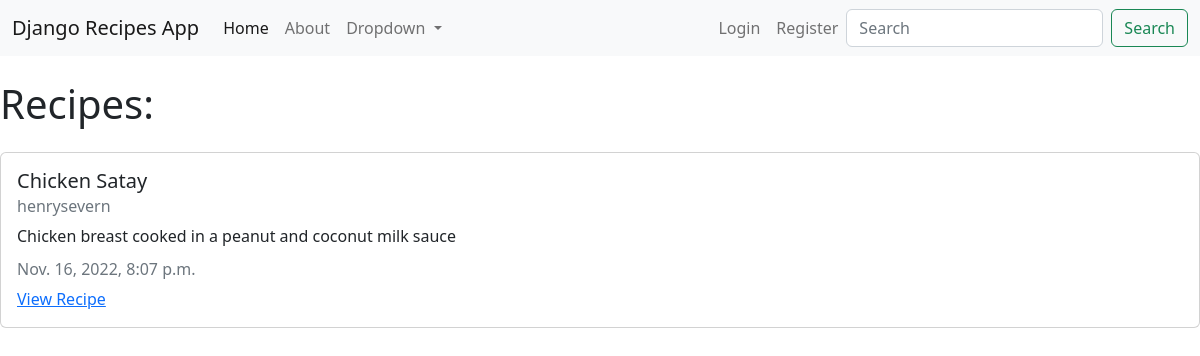
Before: / with the older database file.
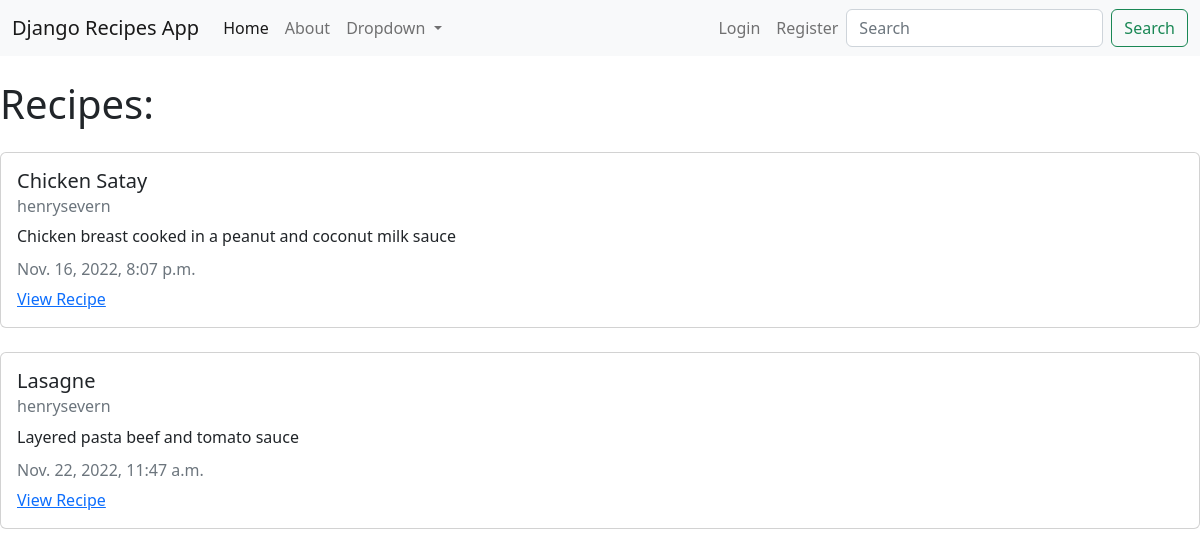
After: the same page with the newer database file.
### recipes/models.py (models this page shows, shortened)
class Recipe(models.Model):
    title = models.CharField(max_length=100)
    description = models.TextField()
    author = models.ForeignKey(User, on_delete=models.CASCADE)
    created_at = models.DateTimeField(auto_now_add=True)
    updated_at = models.DateTimeField(auto_now=True)

### recipes/views.py (the view)
# urls.py: 2. Add a URL to urlpatterns:  path('', views.home, name='home')
def home(request):
    recipes = models.Recipe.objects.all()
    context = {
    'recipes': recipes
  }
    return render(request, "recipes/home.html", context)

### recipes/templates/recipes/home.html
{% extends "recipes/base.html" %}
{% block content %}
<h1>Recipes:</h1>
{% for recipe in recipes %}
<div class="card my-4">
    <div class="card-body">
      <h5 class="card-title">{{ recipe.title }}</h5>
      <h6 class="card-subtitle mb-2 text-muted">{{ recipe.author }}</h6>
      <p class="card-text">{{ recipe.description }}</p>
      <h6 class="card-subtitle mb-2 text-muted">{{ recipe.updated_at }}</h6>
      <a href="#" class="card-link">View Recipe</a>
    </div>
  </div>
    {% endfor %}
    {% endblock content %}

### recipes/templates/recipes/base.html (shortened to what this page needs)
<!DOCTYPE html>
<html lang="en">
<head>
  <link href="https://cdn.jsdelivr.net/npm/bootstrap@5.2.2/dist/css/bootstrap.min.css" rel="stylesheet"
>
  <link rel="stylesheet" href="/recipes/assets/css/style.css">
</head>
<body>
  <nav class="navbar navbar-expand-lg bg-light">
    <div class="container-fluid">
      <a class="navbar-brand" href="#">Django Recipes App</a>
      <div class="collapse navbar-collapse" id="navbarSupportedContent">
        <ul class="navbar-nav me-auto mb-2 mb-lg-0">
          <li class="nav-item">
            <a class="nav-link active" aria-current="page" href="{% url 'recipes-home' %}">Home</a>
          </li>
          <li class="nav-item">
            <a class="nav-link" href="{% url 'recipes-about' %}">About</a>
          </li>
          <li class="nav-item dropdown">
            <a class="nav-link dropdown-toggle" href="#" role="button" data-bs-toggle="dropdown" aria-expanded="false">
              Dropdown
            </a>
          </li>
        </ul>
        <div class="navbar-nav">
          {% if user.is_authenticated %}
            <a class="nav-item nav-link" href="{% url 'user-logout' %}">Logout</a>
          {% else %}
          <a class="nav-item nav-link" href="{% url 'user-login' %}">Login</a>
          <a class="nav-item nav-link" href="{% url 'user-register' %}">Register</a>
          {% endif %}
        </div>
        <form class="d-flex" role="search">
          <input class="form-control me-2" type="search" placeholder="Search" aria-label="Search">
          <button class="btn btn-outline-success" type="submit">Search</button>
        </form>
      </div>
    </div>
  </nav>
    {% block content %} {% endblock %}
</body>
</html>

Changed rows visible on the page:
added Recipe: title "Lasagne", author "henrysevern", description "Layered pasta beef and tomato sauce", updated_at "Nov. 22, 2022, 11:47 a.m."
